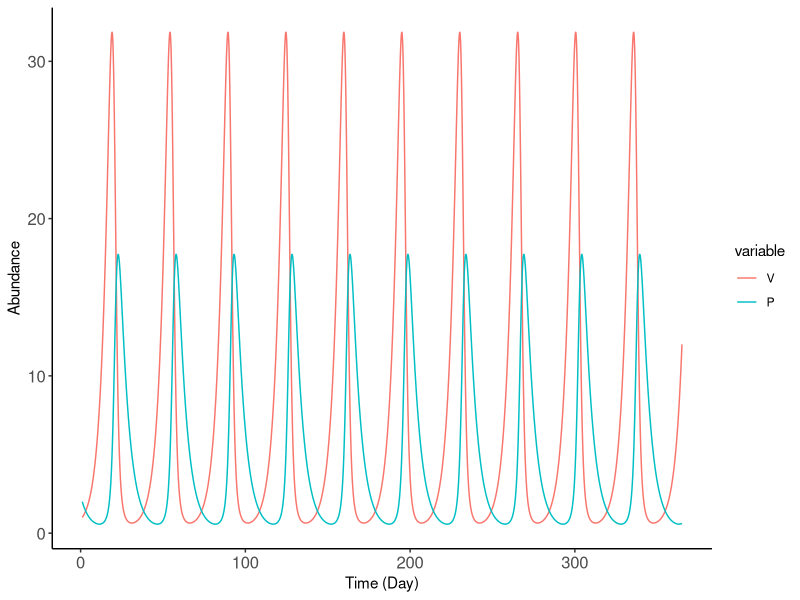

R code for this plot: (Note: this script raises an error after producing the figure.)
## ---- chunk 1
library(ggplot2)
library(gganimate)
library(deSolve)
library(reshape2)
## ---- chunk 2

LV_prey_pred <- function(t, state, param) {
  with(as.list(c(state, param)), {
    
    dV <- (r * V) - (k * V * P)
    dP <- (a * k * V * P) -  mu * P

    return(list(c(V = dV, P = dP)))
  })
}

times <- seq(1,365, 0.1) # 5 years
param <- c(r= 0.25, k = 0.05, a = 0.5, mu = 0.2)
states <- c(V = 1,P = 2)

lv_results <- data.frame(ode(y = states, times = times, func = LV_prey_pred, parms = param))

## ---- chunk 3
lv_results_melt <- melt(lv_results, id.vars = 'time')
## ---- chunk 4
ggplot(lv_results_melt, aes(x = time, y = value, color = variable, group = variable)) + 
    geom_line() +
     theme_classic() +
     xlab("Time (Day)") + 
     ylab("Abundance") +
    theme(axis.text = element_text(size = 12))
## ---- chunk 5
animation <- ggplot(lv_results_melt, aes(x = time, y = value, color = variable)) +
  geom_line() +
  theme_classic() +
  xlab("Time (Day)") +
  ylab("Abundance") +
  transition_reveal(time) +
  theme(axis.text = element_text(size = 12))

animate(animation, duration = 15) 
## ---- chunk 6
param <- c(r= 0.25, k = 0.05, a = 0.5, mu = 0.2)
## ---- chunk 7
calculate_nullclines <- function(param_df){
 v_nullcline <- param_df["mu"]/(param_df["a"] * param_df["k"])
 p_nullcline <- param_df["r"]/param_df["k"]

 return(data.frame(V_null = v_nullcline, P_null = p_nullcline))
}

null_cline_df <- calculate_nullclines(param)
## ---- chunk 8
basis_gg<- ggplot() + 
  geom_vline(xintercept  = null_cline_df[,"V_null"], color = 'red') + 
  geom_hline(yintercept = null_cline_df[,"P_null"], color = 'blue') + 
  annotate("point", x =null_cline_df[,"V_null"], y = null_cline_df[,"P_null"] ) +
  xlab("Prey") + 
  ylab("Predator") + 
  theme_classic()

## ---- chunk 9
basis_gg + 
  geom_path(data = lv_results,aes(x = V, y= P ))
## ---- chunk 10
animation_2<- basis_gg + 
  geom_path(data = lv_results,aes(x = V, y = P )) + 
  geom_point(data = lv_results,aes(x = V, y = P ), size = 3) + 
  transition_reveal(time) +
  theme(axis.text = element_text(size = 12))

animate(animation_2, duration = 15) 
## ---- chunk 11
LV_prey_pred_C <- function(t, state, param) {
  with(as.list(c(state, param)), {
    
    dV <- ((r * V)*(1-V/C)) - (b * V * P)
    dP <- (a * b * V * P) -  mu * P

    return(list(c(V = dV, P = dP)))
  })
}

times <- seq(1,365, 0.1) # 5 years
param_C <- c(r= 0.25, b = 0.05, a = 0.5, mu = 0.2, C = 20)
states <- c(V = 1,P = 2)

lv_results_C <- data.frame(ode(y = states, times = times, func = LV_prey_pred_C, parms = param_C))

## ---- chunk 12
lv_results_C_melt <- melt(lv_results_C, id.vars = 'time')
## ---- chunk 13
ggplot(lv_results_C_melt, aes(x = time, y = value, color = variable, group = variable)) + 
    geom_line() +
     theme_classic() +
     xlab("Time (Day)") + 
     ylab("Abundance") +
    theme(axis.text = element_text(size = 12))
## ---- chunk 14
animation_3 <- ggplot(lv_results_C, aes(x = V, y = P)) +
    xlab("Prey") + 
    ylab("Predator") + 
    geom_path() + 
    theme_classic() + 
    transition_reveal(time) 

animate(animation_3, duration = 15) 
